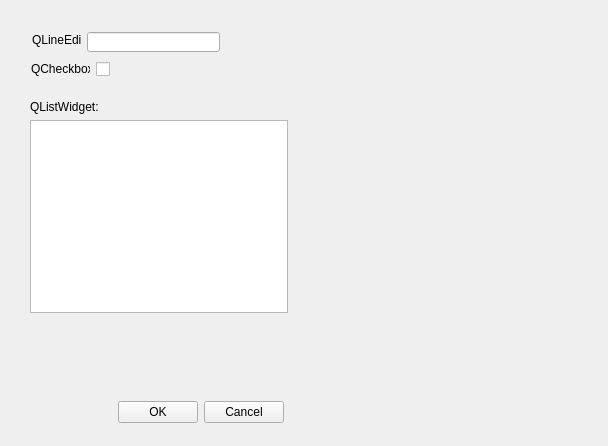
<?xml version="1.0" encoding="UTF-8"?>
<ui version="4.0">
 <class>InterfaceExample</class>
 <widget class="QWidget" name="InterfaceExample">
  <property name="geometry">
   <rect>
    <x>0</x>
    <y>0</y>
    <width>608</width>
    <height>446</height>
   </rect>
  </property>
  <property name="windowTitle">
   <string>Form</string>
  </property>
  <widget class="QLabel" name="lineEditLabel">
   <property name="geometry">
    <rect>
     <x>32</x>
     <y>32</y>
     <width>49</width>
     <height>16</height>
    </rect>
   </property>
   <property name="text">
    <string>QLineEdit:</string>
   </property>
  </widget>
  <widget class="QLineEdit" name="lineEdit">
   <property name="geometry">
    <rect>
     <x>87</x>
     <y>32</y>
     <width>133</width>
     <height>20</height>
    </rect>
   </property>
  </widget>
  <widget class="QCheckBox" name="checkBox">
   <property name="geometry">
    <rect>
     <x>96</x>
     <y>61</y>
     <width>16</width>
     <height>16</height>
    </rect>
   </property>
   <property name="text">
    <string/>
   </property>
  </widget>
  <widget class="QLabel" name="checkBoxLabel">
   <property name="geometry">
    <rect>
     <x>31</x>
     <y>61</y>
     <width>59</width>
     <height>16</height>
    </rect>
   </property>
   <property name="text">
    <string>QCheckbox:</string>
   </property>
  </widget>
  <widget class="QWidget" name="">
   <property name="geometry">
    <rect>
     <x>80</x>
     <y>400</y>
     <width>204</width>
     <height>25</height>
    </rect>
   </property>
   <layout class="QHBoxLayout" name="horizontalLayout_2">
    <item>
     <spacer name="buttonSpacer">
      <property name="orientation">
       <enum>Qt::Horizontal</enum>
      </property>
      <property name="sizeHint" stdset="0">
       <size>
        <width>40</width>
        <height>20</height>
       </size>
      </property>
     </spacer>
    </item>
    <item>
     <widget class="QPushButton" name="okButton">
      <property name="text">
       <string>OK</string>
      </property>
     </widget>
    </item>
    <item>
     <widget class="QPushButton" name="cancelButton">
      <property name="text">
       <string>Cancel</string>
      </property>
     </widget>
    </item>
   </layout>
  </widget>
  <widget class="QWidget" name="">
   <property name="geometry">
    <rect>
     <x>30</x>
     <y>100</y>
     <width>258</width>
     <height>213</height>
    </rect>
   </property>
   <layout class="QVBoxLayout" name="verticalLayout">
    <item>
     <widget class="QLabel" name="label_3">
      <property name="text">
       <string>QListWidget:</string>
      </property>
     </widget>
    </item>
    <item>
     <widget class="QListWidget" name="listWidget"/>
    </item>
   </layout>
  </widget>
 </widget>
 <resources/>
 <connections/>
</ui>
